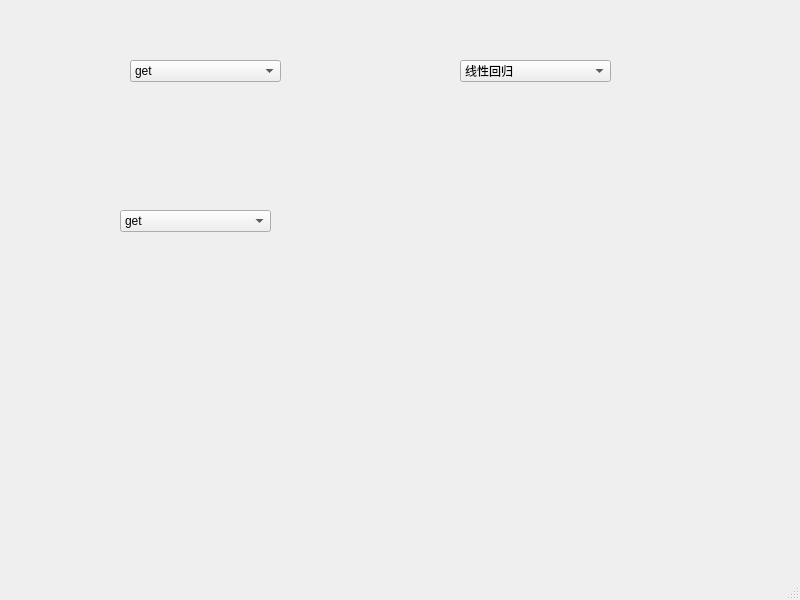
<?xml version="1.0" encoding="UTF-8"?>
<ui version="4.0">
 <class>MainWindow</class>
 <widget class="QMainWindow" name="MainWindow">
  <property name="geometry">
   <rect>
    <x>0</x>
    <y>0</y>
    <width>800</width>
    <height>600</height>
   </rect>
  </property>
  <property name="windowTitle">
   <string>MainWindow</string>
  </property>
  <widget class="QWidget" name="centralwidget">
   <widget class="QComboBox" name="comboBox">
    <property name="geometry">
     <rect>
      <x>130</x>
      <y>60</y>
      <width>151</width>
      <height>22</height>
     </rect>
    </property>
    <item>
     <property name="text">
      <string>get</string>
     </property>
    </item>
    <item>
     <property name="text">
      <string>post</string>
     </property>
    </item>
    <item>
     <property name="text">
      <string>put</string>
     </property>
    </item>
    <item>
     <property name="text">
      <string>delete</string>
     </property>
    </item>
   </widget>
   <widget class="QComboBox" name="comboBox_2">
    <property name="geometry">
     <rect>
      <x>460</x>
      <y>60</y>
      <width>151</width>
      <height>22</height>
     </rect>
    </property>
    <item>
     <property name="text">
      <string>线性回归</string>
     </property>
    </item>
    <item>
     <property name="text">
      <string>xgboost</string>
     </property>
    </item>
    <item>
     <property name="text">
      <string>LSTM</string>
     </property>
    </item>
   </widget>
   <widget class="QComboBox" name="comboBox_3">
    <property name="geometry">
     <rect>
      <x>120</x>
      <y>210</y>
      <width>151</width>
      <height>22</height>
     </rect>
    </property>
    <item>
     <property name="text">
      <string>get</string>
     </property>
    </item>
    <item>
     <property name="text">
      <string>post</string>
     </property>
    </item>
    <item>
     <property name="text">
      <string>put</string>
     </property>
    </item>
    <item>
     <property name="text">
      <string>delete</string>
     </property>
    </item>
   </widget>
  </widget>
  <widget class="QMenuBar" name="menubar">
   <property name="geometry">
    <rect>
     <x>0</x>
     <y>0</y>
     <width>800</width>
     <height>22</height>
    </rect>
   </property>
  </widget>
  <widget class="QStatusBar" name="statusbar"/>
 </widget>
 <resources/>
 <connections/>
</ui>
